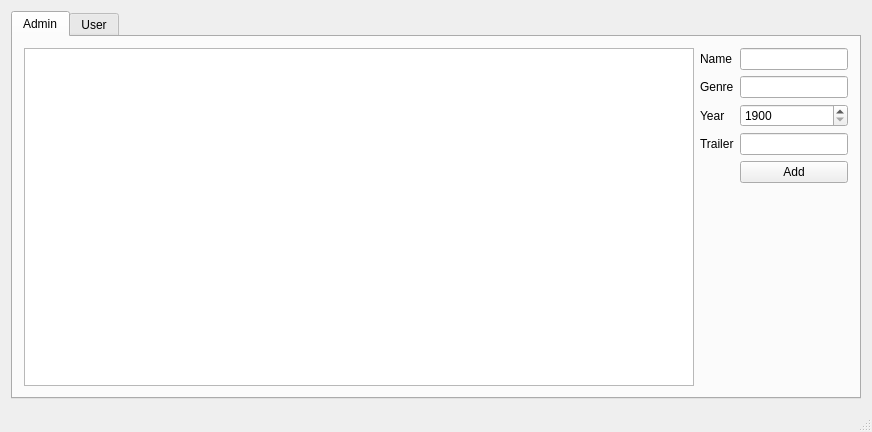
<?xml version="1.0" encoding="UTF-8"?>
<ui version="4.0">
 <class>MainWindow</class>
 <widget class="QMainWindow" name="MainWindow">
  <property name="geometry">
   <rect>
    <x>0</x>
    <y>0</y>
    <width>872</width>
    <height>432</height>
   </rect>
  </property>
  <property name="windowTitle">
   <string>IMDB</string>
  </property>
  <widget class="QWidget" name="centralWidget">
   <property name="enabled">
    <bool>true</bool>
   </property>
   <layout class="QHBoxLayout" name="horizontalLayout">
    <item>
     <widget class="QTabWidget" name="tabWidget">
      <property name="currentIndex">
       <number>0</number>
      </property>
      <widget class="QWidget" name="adminTab">
       <attribute name="title">
        <string>Admin</string>
       </attribute>
       <layout class="QGridLayout" name="gridLayout">
        <item row="0" column="0" rowspan="4">
         <widget class="QTableView" name="tableView">
          <property name="minimumSize">
           <size>
            <width>400</width>
            <height>0</height>
           </size>
          </property>
         </widget>
        </item>
        <item row="0" column="1" rowspan="4" colspan="2">
         <layout class="QFormLayout" name="formLayout_5">
          <item row="0" column="0">
           <widget class="QLabel" name="nameLabel">
            <property name="text">
             <string>Name</string>
            </property>
           </widget>
          </item>
          <item row="0" column="1">
           <widget class="QLineEdit" name="nameEdit"/>
          </item>
          <item row="1" column="0">
           <widget class="QLabel" name="genreLabel">
            <property name="text">
             <string>Genre</string>
            </property>
           </widget>
          </item>
          <item row="1" column="1">
           <widget class="QLineEdit" name="genreEdit">
            <property name="text">
             <string/>
            </property>
           </widget>
          </item>
          <item row="2" column="0">
           <widget class="QLabel" name="yearLabel">
            <property name="text">
             <string>Year</string>
            </property>
           </widget>
          </item>
          <item row="2" column="1">
           <widget class="QSpinBox" name="yearSpinBox">
            <property name="minimum">
             <number>1900</number>
            </property>
            <property name="maximum">
             <number>2100</number>
            </property>
           </widget>
          </item>
          <item row="3" column="0">
           <widget class="QLabel" name="yearLabel_2">
            <property name="text">
             <string>Trailer</string>
            </property>
           </widget>
          </item>
          <item row="3" column="1">
           <widget class="QLineEdit" name="trailerEdit"/>
          </item>
          <item row="4" column="1">
           <widget class="QPushButton" name="addMovieButton">
            <property name="text">
             <string>Add</string>
            </property>
           </widget>
          </item>
         </layout>
        </item>
       </layout>
      </widget>
      <widget class="QWidget" name="tab_2">
       <attribute name="title">
        <string>User</string>
       </attribute>
      </widget>
     </widget>
    </item>
   </layout>
  </widget>
  <widget class="QStatusBar" name="statusBar"/>
 </widget>
 <layoutdefault spacing="6" margin="11"/>
 <resources/>
 <connections/>
</ui>
